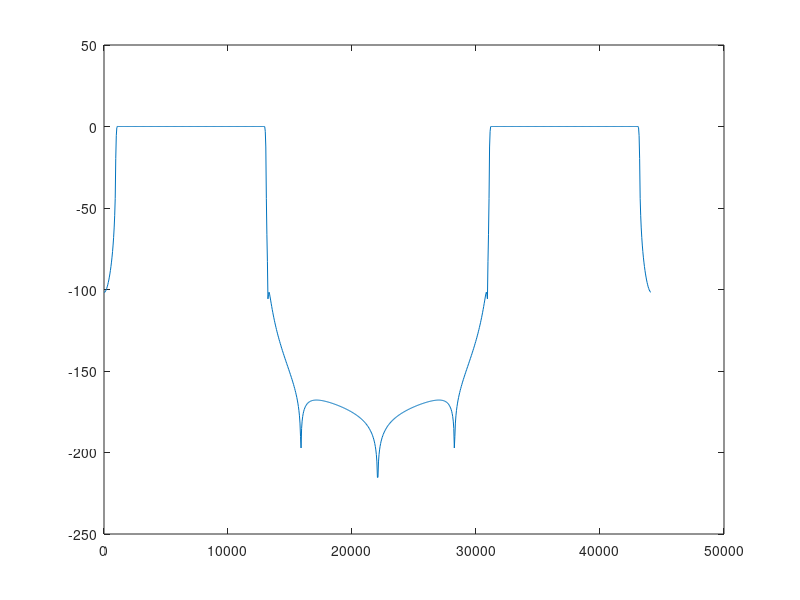
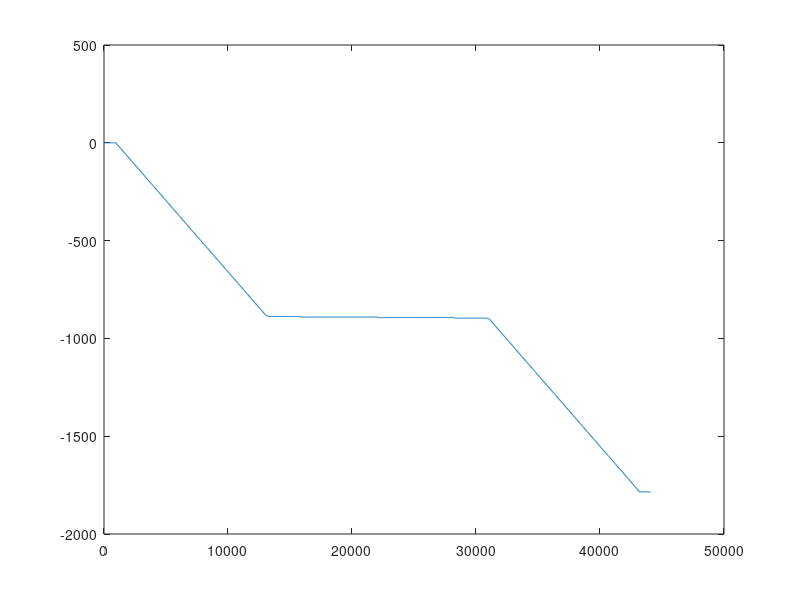

These figures' MATLAB source, in order:
%%%%%%%%%%%%%%%%%%%%%%%%%%%%%%%%%%%%%%%%%%%%
%        generazione filtri  BP(down-upconversion) demon
%%%%%%%%%%%%%%%%%%%%%%%%%%%%%%%%%%%%%%%%%%%%
clear all;close all;clc

fs =  44100;

f1= 987.5000;
f2= 1.3012e+04;
% Sintesi di filtro passa basso su banda scelta da operatore
%
B=(f2-f1)/fs; % calcola l'ampiezza complessiva della banda normalizzata a fs
%
% Calcola la risposta a 73 coefficienti, simmetrici intorno allo 0
ncoeff=512;
filter_length=ncoeff*2+1;
h=zeros(1,filter_length);
%
w1=2*pi*f1/fs;
w2=2*pi*f2/fs;
for ii=1:ncoeff,
h(ii+1+ncoeff)=(sin(w2*ii)-sin(w1*ii))/(pi*ii);
h(ncoeff+1-ii)=h(ii+1+ncoeff);
end
h(ncoeff+1)=(w2-w1)/pi;

f_axe = 0 : fs/(filter_length-1) : fs;
%
%coefficienti del filtro

window=hanning(filter_length);
hfiltro_win=window'.*h;
norm=sum(hfiltro_win);

hfiltro_norm=hfiltro_win;

figure
plot(f_axe,20*log10(abs(fft(hfiltro_norm))));
figure
plot(f_axe,unwrap(angle(fft(hfiltro_norm))));
% Fc=(f1+f2)/2;
% wc=2*pi*Fc;
% time = 0:1/fs:length(hfiltro)*1/fs-1/fs;
% BP_filter_demon=hfiltro.*exp(wc*1i*time);
% 
% figure
% plot(20*log10(abs(fft(BP_filter_demon))));
% figure
% plot(unwrap(angle(fft(BP_filter_demon))));

